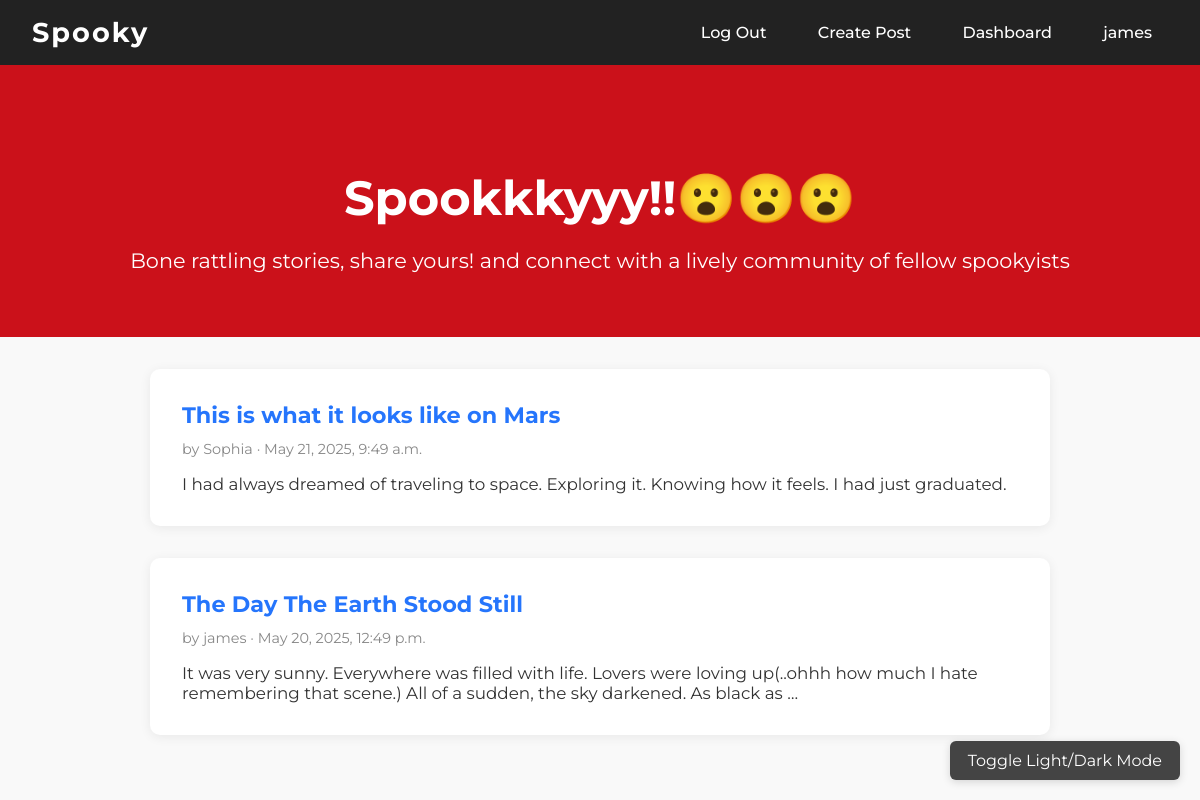
The app's page / (signed in) with its own data.
### blog/models.py (models this page shows)
class Post(models.Model):
    title = models.CharField(max_length=200)
    content = models.TextField()
    author = models.ForeignKey(User, on_delete=models.CASCADE)
    created_at = models.DateTimeField(default=datetime.now, blank=True)

### blog/views.py (the view)
# urls.py: path('', views.index, name='index'),
def index(request):
    posts = Post.objects.all()
    return render(request, 'index.html', {'posts': posts})

### templates/index.html (shortened to what this page needs)
{% load static %}
<!DOCTYPE html>
<html lang="en">
<head>
    <link rel="stylesheet" href="{% static 'style.css' %}">
</head>
<body>
    {% include 'navbar.html' %}
    <section class="hero">
        <h1>Spookkkyyy!!😮😮😮</h1>
        <p>Bone rattling stories, share yours! and connect with a lively community of fellow spookyists</p>
    </section>
    {% for post in posts reversed %}
    <section class="posts">
        <div class="post-card">
            <a style="text-decoration: none;" href="/post/{{post.id}}"><div class="post-title">{{post.title}}</div></a>
            <div class="post-meta">by {{post.author}} · {{post.created_at}}</div>
            <div class="post-excerpt">
                {{post.content|truncatewords:30}}
            </div>
        </div>
    </section>
    {% endfor %}
</body>
</html>

### templates/navbar.html (shortened to what this page needs)
    {% if user.is_authenticated %}
    <nav class="navbar">
        <a href="{% url 'index' %}" style="text-decoration: none; color: #fff;"><div class="logo">Spooky</div></a>
        <ul>
            <li><a href="{% url 'logout' %}">Log Out</a></li>
            <li><a href="{% url 'create_post' %}">Create Post</a></li>
            <li><a href="{% url 'index' %}">Dashboard</a></li>
            <li><a href="">{{user.username}}</a></li>
        </ul>
    </nav>
    {% endif %}

### static/style.css (style rules this page uses)
body { font-family: 'Montserrat', sans-serif; margin: 0; background: #f9f9f9; color: #222; }
.navbar { background: #222; color: #fff; padding: 1rem 2rem; display: flex; justify-content: space-between; align-items: center; }
.navbar .logo { font-size: 1.7rem; font-weight: bold; letter-spacing: 2px; }
.navbar ul { list-style: none; display: flex; gap: 1.2rem; margin: 0; padding: 0; }
.navbar ul li { display: inline; }
.navbar ul li a { color: #fff; text-decoration: none; font-weight: 500; padding: 0.5rem 1rem; border-radius: 4px; transition: background 0.2s; }
.hero { text-align: center; padding: 4rem 2rem 2rem 2rem; background: linear-gradient(120deg, #cb111a 100%, #050c18 100%); color: #fff; }
.hero h1 { font-size: 3rem; margin-bottom: 1rem; font-weight: 700; }
.hero p { font-size: 1.3rem; margin-bottom: 2rem; }
.posts { max-width: 900px; margin: 2rem auto; display: grid; grid-template-columns: repeat(auto-fit, minmax(280px, 1fr)); gap: 2rem; }
.post-card { background: #fff; border-radius: 10px; box-shadow: 0 2px 12px rgba(0,0,0,0.07); padding: 2rem; transition: box-shadow 0.2s; }
.post-title { font-size: 1.4rem; font-weight: bold; margin-bottom: 0.7rem; color: #2575fc; }
.post-meta { font-size: 0.9rem; color: #888; margin-bottom: 1rem; }
.post-excerpt { font-size: 1.05rem; color: #333; }

### records on screen
Post: title "This is what it looks like on Mars", author "Sophia", created_at "May 21, 2025, 9:49 a.m.", content "I had always dreamed of traveling to space. Exploring it. Knowing how it feels. I had just graduated."
Post: title "The Day The Earth Stood Still", author "james", created_at "May 20, 2025, 12:49 p.m.", content "It was very sunny. Everywhere was filled with life. Lovers were loving up(..ohhh how much I hate remembering that scene.) All of a sudden, the sky darkened. As black as …"

### other values on screen
{{ user.username }} "james"
